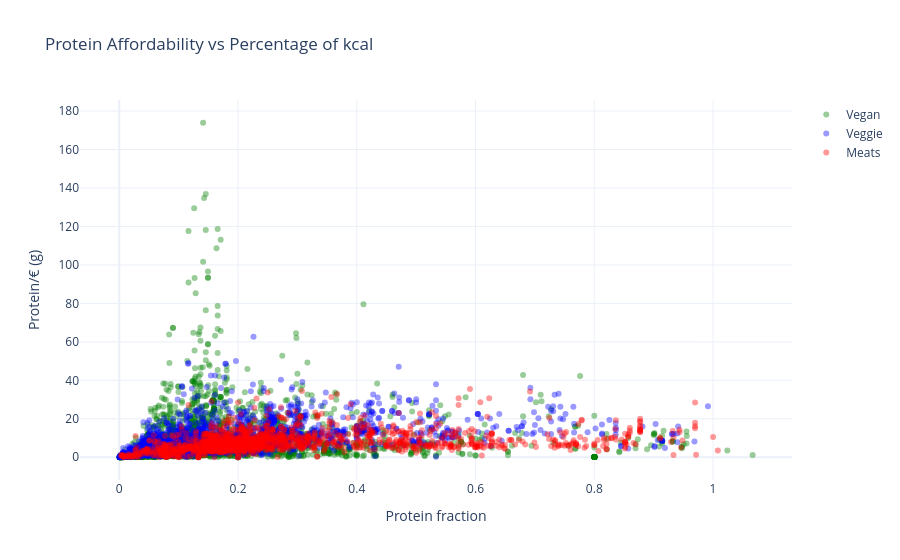

Write notebook code for a chart like this one.
### Markdown cell above
Dry wheat-based products appear to be the most affordable protein sources based on grams of protein per euro.

However, this comparison does not account for the proportion of calories derived from protein or differences in protein quality.

### Code cell
from supermarkt.plots import *

threshold_protein = 0
plot_affordability_vs_frac_protein_interactive(df_ah, threshold_protein=threshold_protein)

non_vegan = 1 - df_ah[df_ah["frac_kcal_protein"] > threshold_protein]["vegan"].mean()

print(f"Frac non-vegan: {non_vegan}")

### Figure 1 — Plotly figure (JSON) as saved in the notebook; plotly's stock layout.template omitted (floating-point values rounded to 4 significant figures; data arrays with more than 128 entries replaced by an {"elided": "..."} marker saying what was removed)
{"data": [{"hovertemplate": "<b>%{text}</b><br>Protein fraction: %{x:.2%}<br>Protein/€: %{y:.1f} g<extra></extra>", "marker": {"color": "green", "opacity": 0.4, "size": 6}, "mode": "markers", "name": "Vegan", "text": {"elided": "3557 str values"}, "type": "scatter", "x": {"elided": "3557 float values"}, "y": {"elided": "3557 float values"}}, {"hovertemplate": "<b>%{text}</b><br>Protein fraction: %{x:.2%}<br>Protein/€: %{y:.1f} g<extra></extra>", "marker": {"color": "blue", "opacity": 0.4, "size": 6}, "mode": "markers", "name": "Veggie", "text": {"elided": "3230 str values"}, "type": "scatter", "x": {"elided": "3230 float values"}, "y": {"elided": "3230 float values"}}, {"hovertemplate": "<b>%{text}</b><br>Protein fraction: %{x:.2%}<br>Protein/€: %{y:.1f} g<extra></extra>", "marker": {"color": "red", "opacity": 0.4, "size": 6}, "mode": "markers", "name": "Meats", "text": {"elided": "1533 str values"}, "type": "scatter", "x": {"elided": "1533 float values"}, "y": {"elided": "1533 float values"}}], "layout": {"title": {"text": "Protein Affordability vs Percentage of kcal"}, "xaxis": {"title": {"text": "Protein fraction"}}, "yaxis": {"title": {"text": "Protein/€ (g)"}}}}
